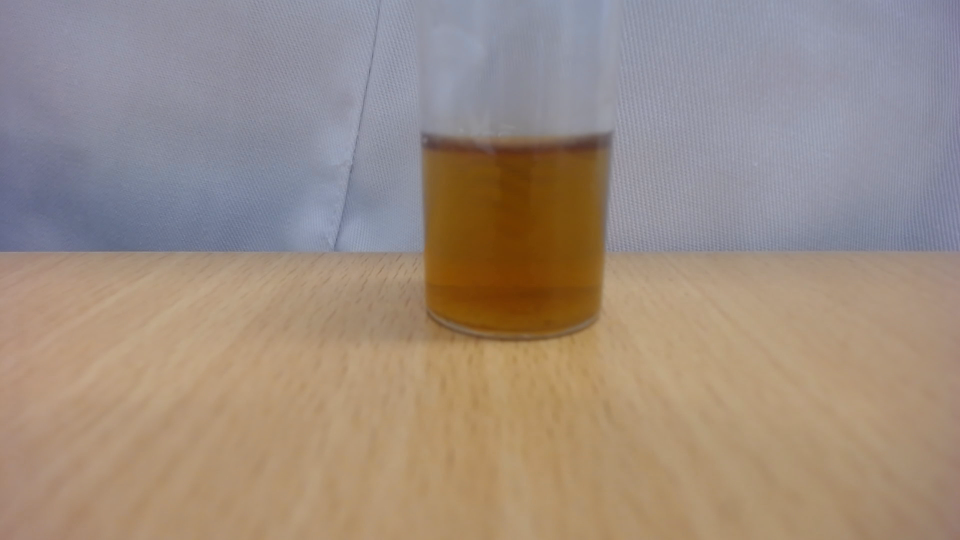
#> input picture skimage/160.jpg, 1920 x 1080 px (shown at 1/2 size)
$ python shrink_test.py
#> lines starting #> are read from the running program, lines starting #| are printed output that depends on the picture
import cv2
import matplotlib.pyplot as plt
import numpy as np

img = cv2.imread('160.jpg')
#> img is the input picture: shape (1080, 1920, 3); mean B, G, R 128.8, 140.7, 156.8

crop_img = img[450:550, 900:950]
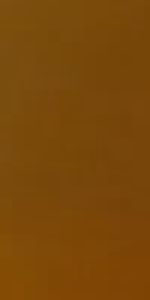
#> crop_img: shape (100, 50, 3) (shown 3 times larger); mean B, G, R 9, 71.9, 122
cv2.imshow("crop", crop_img)
cv2.waitKey()

$ run again, with skimage/22.jpg copied over skimage/160.jpg
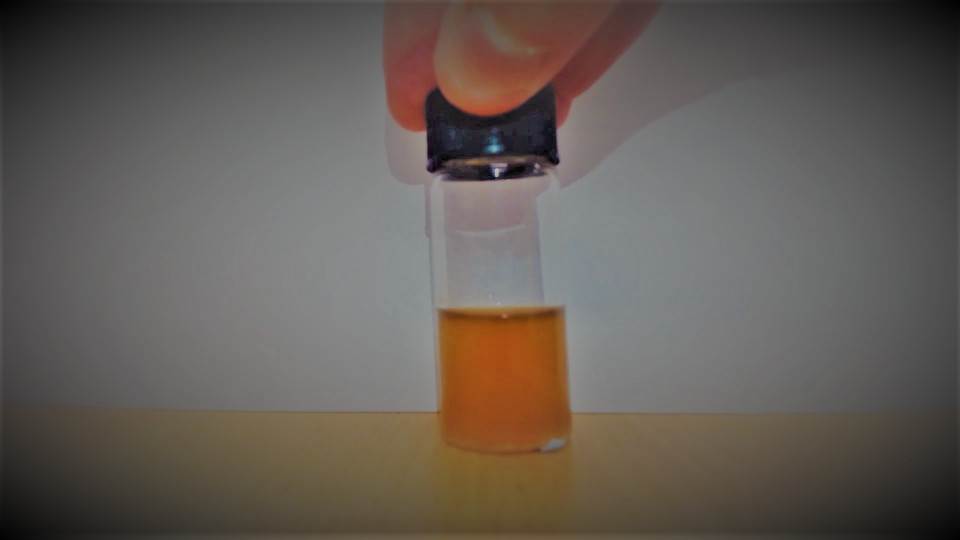
#> input picture skimage/22.jpg, 1920 x 1080 px (shown at 1/2 size)
#> img is the input picture: shape (1080, 1920, 3); mean B, G, R 86.9, 93, 100.6
#> `crop_img = img[450:550, 900:950]`:
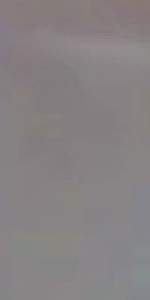
#> crop_img: shape (100, 50, 3) (shown 3 times larger); mean B, G, R 131.4, 129.8, 135.2
